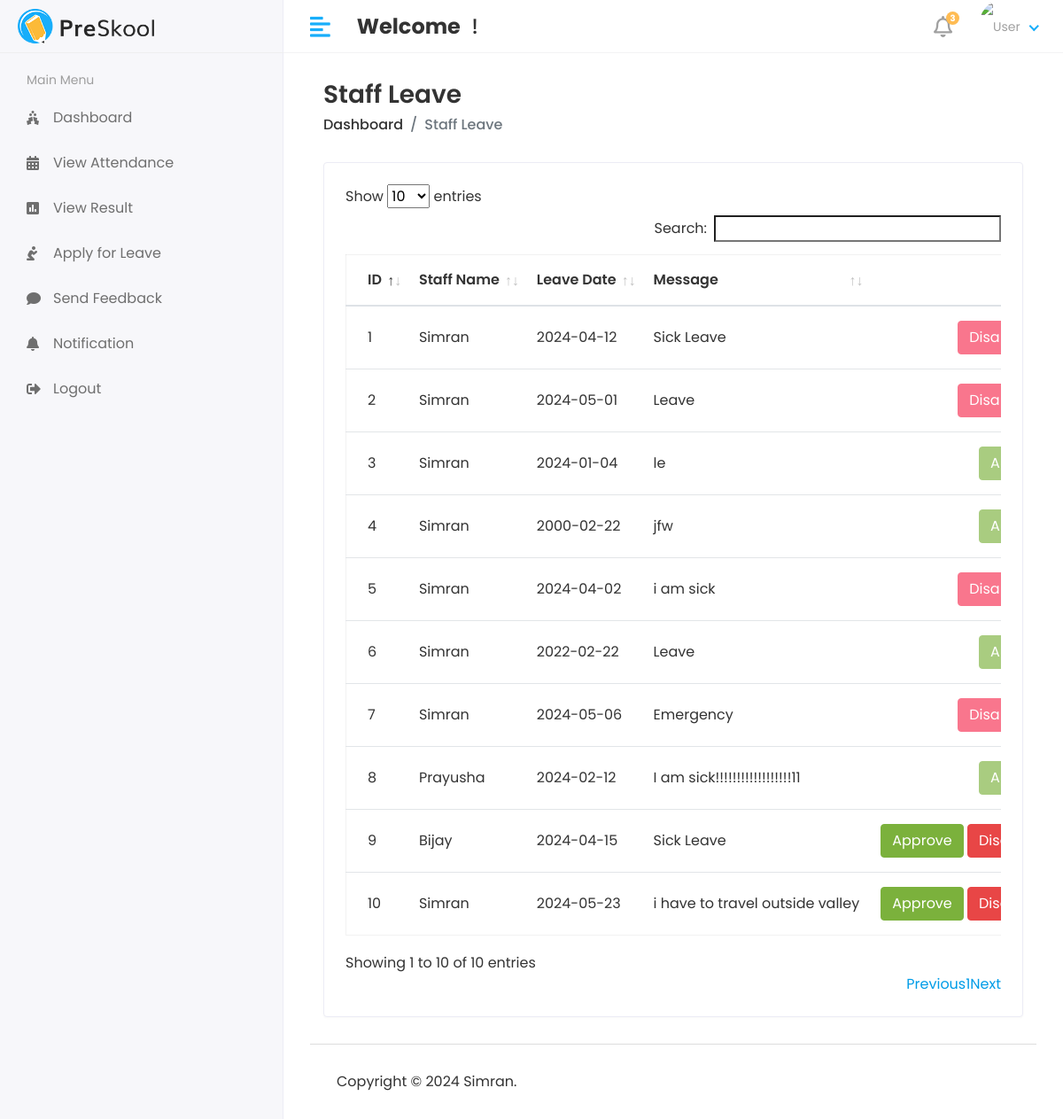
The app's page /HOD/Staff/Leave_view with its own data.
### studentmsapp/models.py (models this page shows, shortened)
class Staff_leave(models.Model):
    staff_id = models.ForeignKey(Staff,on_delete=models.CASCADE)
    data = models.CharField(max_length=100)
    message = models.TextField()
    status = models.IntegerField(default=0)
    created_at = models.DateTimeField(auto_now_add=True)
    updated_at = models.DateTimeField(auto_now=True)

class Staff(models.Model):
    admin = models.OneToOneField(CustomUser, on_delete=models.CASCADE)
    address = models.TextField()
    gender = models.CharField(max_length=100)
    created_at = models.DateTimeField(auto_now_add=True)
    updated_at = models.DateTimeField(auto_now=True)

class CustomUser(AbstractUser):
    USER = (
        ('1','HOD'),
        ('2','STAFF'),
        ('3','STUDENT')
    )
    user_type = models.CharField(choices=USER,max_length=50,default=1)
    profile_pic = models.ImageField(upload_to='media/profile_pic')

### student_management_system/HOD_views.py (the view)
# urls.py: path('HOD/Staff/Leave_view',HOD_views.STAFF_LEAVE_VIEW,name='staff_leave_view'),
def STAFF_LEAVE_VIEW(request):
    staff_leave = Staff_leave.objects.all()
    context = {
        'staff_leave' : staff_leave,
    }
    return render(request, 'HOD/staff_leave.html' , context)

### template/HOD/staff_leave.html (shortened to what this page needs)
{% extends 'base.html' %}
{% block content %}
{% load static %}
<div class="content container-fluid">
               <div class="page-header">
                  <div class="row align-items-center">
                     <div class="col">
                        <h3 class="page-title">Staff Leave</h3>
                        <ul class="breadcrumb">
                           <li class="breadcrumb-item"><a href="index.html">Dashboard</a></li>
                           <li class="breadcrumb-item active">Staff Leave</li>
                        </ul>
                     </div>
                  </div>
               </div>
               <div class="row">
                  <div class="col-sm-12">
                     <div class="card card-table">
                        <div class="card-body">
                           <div class="table-responsive">
                              <table id="table_id" class="table table-hover table-center mb-0">  <thead>
                                    <tr>
                                       <th>ID</th>
                                       <th>Staff Name</th>
                                       <th>Leave Date</th>
                                       <th>Message</th>
                                       <th class="text-right">Action</th>
                                    </tr>
                                 </thead>
                                 <tbody>
                                 {% for i in staff_leave %}
                                    <tr>
                                       <td>{{ i.id }}</td>
                                       <td>{{ i.staff_id.admin.first_name }}</td>
                                        <td>{{i.data}}</td>
                                       <td>{{i.message}}</td>
                                       <td class="text-right">
                                          <div class="actions">
                                             {% if i.status == 0 %}
                                             <a href="{% url 'staff_approve_leave' i.id %}" class="btn btn-success">Approve</a>
                                             <a href="{% url 'staff_disapprove_leave' i.id %}" class="btn btn-danger">Disapprove</a>
                                             {% elif i.status == 1 %}
                                             <button class="btn btn-success"  disabled="disabled">Approved</button>
                                             {% else %}
                                             <button class="btn btn-danger"  disabled="disabled">Disapproved</button>
                                             {% endif %}
                                          </div>
                                       </td>
                                    </tr>
                                 {% endfor %}
                                 </tbody>
                              </table>
                           </div>
                        </div>
                     </div>
                  </div>
               </div>
            </div>
{% endblock %}

### static/assets/css/style.css (style rules this page uses)
html { height: 100%; }
body { background-color: #fff; color: #333; font-family: 'Poppins', sans-serif; font-size: 1rem; height: 100%; line-height: 1.5; overflow-x: hidden; }
h1, h2, h3, h4, h5, h6 { font-family: 'Poppins', sans-serif; margin-top: 0; }
a { color: #009ce7; }
input, button, a { transition: all 0.4s ease; -moz-transition: all 0.4s ease; -o-transition: all 0.4s ease; -ms-transition: all 0.4s ease; -webkit-transition: all 0.4s ease; }
input, input:focus, button, button:focus { outline: none; }
ul, ol { padding: 0px; list-style: none; }
.table { color: #333; max-width: 100%; margin-bottom: 0; width: 100%; }
.table.dataTable { border-collapse: collapse !important; border: 1px solid rgba(0, 0, 0, 0.05); }
.table thead tr th { font-weight: 600; }
.table tbody tr { border-bottom: 1px solid rgba(0, 0, 0, 0.05); }
.table.table-center td, .table.table-center th { vertical-align: middle; }
.card-table .card-body .table > thead > tr > th { border-top: 0; }
.card-table .card-body .table tr td:first-child, .card-table .card-body .table tr th:first-child { padding-left: 1.5rem; }
.card-table .card-body .table tr td:last-child, .card-table .card-body .table tr th:last-child { padding-right: 1.5rem; }
.card-table .table td, .card-table .table th { border-top: 1px solid #e2e5e8; padding: 1rem 0.75rem; white-space: nowrap; }
.btn-success { background-color: #7bb13c; border: 1px solid #7bb13c }
.btn-success.disabled, .btn-success:disabled { background-color: #7bb13c; border-color: #7bb13c; color: #fff; }
.btn-danger { background-color: #e84646; border: 1px solid #e84646; }
.btn-danger.disabled, .btn-danger:disabled { background-color: #f62d51; border-color: #f62d51; color: #fff; }
.card { border: 1px solid #ececf5; box-shadow: 0 1px 3px 0 rgba(0, 0, 0, 0.03); margin-bottom: 1.875rem; }
.card-body { padding: 1.5rem; }
.page-header { margin-bottom: 1.875rem; }
.page-header .breadcrumb { background-color: transparent; color: #6c757d; font-size: 1rem; font-weight: 500; margin-bottom: 0; padding: 0; }
.page-header .breadcrumb a { color: #333; }
.page-title { font-size: 28px; font-weight: 600; color: #333; margin-bottom: 5px; }

### records on screen
Staff_leave: id "1", staff_id.admin.first_name "Simran", data "2024-04-12", message "Sick Leave", status "Disapproved"
Staff_leave: id "2", staff_id.admin.first_name "Simran", data "2024-05-01", message "Leave", status "Disapproved"
Staff_leave: id "3", staff_id.admin.first_name "Simran", data "2024-01-04", message "le", status "Approved"
Staff_leave: id "4", staff_id.admin.first_name "Simran", data "2000-02-22", message "jfw", status "Approved"
Staff_leave: id "5", staff_id.admin.first_name "Simran", data "2024-04-02", message "i am sick", status "Disapproved"
Staff_leave: id "6", staff_id.admin.first_name "Simran", data "2022-02-22", message "Leave", status "Approved"
Staff_leave: id "7", staff_id.admin.first_name "Simran", data "2024-05-06", message "Emergency", status "Disapproved"
Staff_leave: id "8", staff_id.admin.first_name "Prayusha", data "2024-02-12", message "I am sick!!!!!!!!!!!!!!!!!!11", status "Approved"
Staff_leave: id "9", staff_id.admin.first_name "Bijay", data "2024-04-15", message "Sick Leave", status "Approve"
Staff_leave: id "10", staff_id.admin.first_name "Simran", data "2024-05-23", message "i have to travel outside valley", status "Approve"
